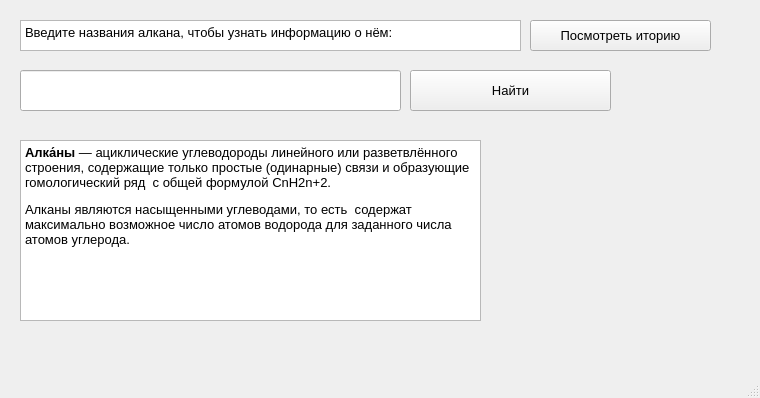
<?xml version="1.0" encoding="UTF-8"?>
<ui version="4.0">
 <class>MainWindow</class>
 <widget class="QMainWindow" name="MainWindow">
  <property name="geometry">
   <rect>
    <x>0</x>
    <y>0</y>
    <width>760</width>
    <height>398</height>
   </rect>
  </property>
  <property name="font">
   <font>
    <pointsize>10</pointsize>
   </font>
  </property>
  <property name="windowTitle">
   <string>Алканы</string>
  </property>
  <widget class="QWidget" name="centralwidget">
   <widget class="QPushButton" name="ButtonBeginning">
    <property name="geometry">
     <rect>
      <x>410</x>
      <y>70</y>
      <width>201</width>
      <height>41</height>
     </rect>
    </property>
    <property name="text">
     <string>Найти</string>
    </property>
   </widget>
   <widget class="QTextEdit" name="textEdit">
    <property name="geometry">
     <rect>
      <x>20</x>
      <y>20</y>
      <width>501</width>
      <height>31</height>
     </rect>
    </property>
    <property name="html">
     <string>&lt;!DOCTYPE HTML PUBLIC &quot;-//W3C//DTD HTML 4.0//EN&quot; &quot;http://www.w3.org/TR/REC-html40/strict.dtd&quot;&gt;
&lt;html&gt;&lt;head&gt;&lt;meta name=&quot;qrichtext&quot; content=&quot;1&quot; /&gt;&lt;style type=&quot;text/css&quot;&gt;
p, li { white-space: pre-wrap; }
&lt;/style&gt;&lt;/head&gt;&lt;body style=&quot; font-family:'MS Shell Dlg 2'; font-size:10pt; font-weight:400; font-style:normal;&quot;&gt;
&lt;p style=&quot; margin-top:0px; margin-bottom:0px; margin-left:0px; margin-right:0px; -qt-block-indent:0; text-indent:0px;&quot;&gt;Введите названия алкана, чтобы узнать информацию о нём:&lt;/p&gt;&lt;/body&gt;&lt;/html&gt;</string>
    </property>
   </widget>
   <widget class="QTextEdit" name="textEdit_2">
    <property name="geometry">
     <rect>
      <x>20</x>
      <y>140</y>
      <width>461</width>
      <height>181</height>
     </rect>
    </property>
    <property name="html">
     <string>&lt;!DOCTYPE HTML PUBLIC &quot;-//W3C//DTD HTML 4.0//EN&quot; &quot;http://www.w3.org/TR/REC-html40/strict.dtd&quot;&gt;
&lt;html&gt;&lt;head&gt;&lt;meta name=&quot;qrichtext&quot; content=&quot;1&quot; /&gt;&lt;style type=&quot;text/css&quot;&gt;
p, li { white-space: pre-wrap; }
&lt;/style&gt;&lt;/head&gt;&lt;body style=&quot; font-family:'MS Shell Dlg 2'; font-size:10pt; font-weight:400; font-style:normal;&quot;&gt;
&lt;p style=&quot; margin-top:0px; margin-bottom:0px; margin-left:0px; margin-right:0px; -qt-block-indent:0; text-indent:0px;&quot;&gt;&lt;span style=&quot; font-weight:600;&quot;&gt;Алка́ны&lt;/span&gt; — ациклические углеводороды линейного или разветвлённого строения, содержащие только простые (одинарные) связи и образующие гомологический ряд  с общей формулой CnH2n+2. &lt;/p&gt;
&lt;p style=&quot; margin-top:12px; margin-bottom:12px; margin-left:0px; margin-right:0px; -qt-block-indent:0; text-indent:0px;&quot;&gt;Алканы являются насыщенными углеводами, то есть  содержат максимально возможное число атомов водорода для заданного числа атомов углерода. &lt;/p&gt;&lt;/body&gt;&lt;/html&gt;</string>
    </property>
   </widget>
   <widget class="QLineEdit" name="VvodAlkana">
    <property name="geometry">
     <rect>
      <x>20</x>
      <y>70</y>
      <width>381</width>
      <height>41</height>
     </rect>
    </property>
    <property name="text">
     <string/>
    </property>
   </widget>
   <widget class="QLabel" name="neoPentan">
    <property name="geometry">
     <rect>
      <x>620</x>
      <y>130</y>
      <width>121</width>
      <height>71</height>
     </rect>
    </property>
    <property name="text">
     <string/>
    </property>
    <property name="pixmap">
     <pixmap>metan.png</pixmap>
    </property>
    <property name="scaledContents">
     <bool>true</bool>
    </property>
   </widget>
   <widget class="QLabel" name="propan">
    <property name="geometry">
     <rect>
      <x>490</x>
      <y>130</y>
      <width>121</width>
      <height>81</height>
     </rect>
    </property>
    <property name="text">
     <string/>
    </property>
    <property name="pixmap">
     <pixmap>propane.png</pixmap>
    </property>
    <property name="scaledContents">
     <bool>true</bool>
    </property>
   </widget>
   <widget class="QLabel" name="gifka">
    <property name="geometry">
     <rect>
      <x>520</x>
      <y>230</y>
      <width>221</width>
      <height>101</height>
     </rect>
    </property>
    <property name="text">
     <string/>
    </property>
    <property name="pixmap">
     <pixmap>eten.gif</pixmap>
    </property>
    <property name="scaledContents">
     <bool>true</bool>
    </property>
   </widget>
   <widget class="QPushButton" name="watching_history">
    <property name="geometry">
     <rect>
      <x>530</x>
      <y>20</y>
      <width>181</width>
      <height>31</height>
     </rect>
    </property>
    <property name="text">
     <string>Посмотреть иторию</string>
    </property>
   </widget>
  </widget>
  <widget class="QMenuBar" name="menubar">
   <property name="geometry">
    <rect>
     <x>0</x>
     <y>0</y>
     <width>760</width>
     <height>29</height>
    </rect>
   </property>
  </widget>
  <widget class="QStatusBar" name="statusbar"/>
 </widget>
 <resources/>
 <connections/>
</ui>
